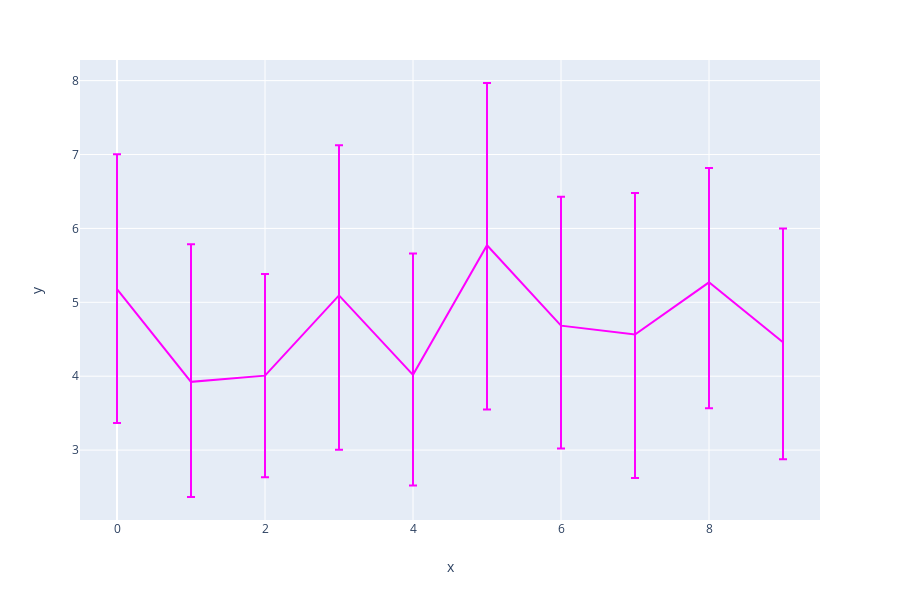

The notebook cell saved with this chart:
### Markdown cell above
### 3. A single pointplot in `plotly_express` calculating confidence interval using bootstrap

### Code cell
import plotly_express as px
from multiprocessing import Process, Manager

def px_pointlot(data, x=None, y=None, n_boot=1000, ci=95, **kwargs):
    print(kwargs)
    def f(d, n_boot, ci, key, val):
        p = 50 - ci / 2, 50 + ci / 2
        boot = np.sort([np.mean(np.random.choice(val, size=len(val))) for _ in range(n_boot)])
        b_mean = boot.mean()
        ci_vals = np.percentile(boot, p)
        err_min = abs(b_mean - ci_vals[0])
        err_max = abs(b_mean - ci_vals[1])
        d[key] = (b_mean, err_min, err_max)

    manager = Manager()
    my_dict = {k: data.iloc[val, :][y].values for k,val in data.groupby([x]).groups.items()}
    d = manager.dict()
    job = [Process(target=f, args=(d, n_boot, ci, k, v)) for k, v in my_dict.items()]
    _ = [p.start() for p in job]
    _ = [p.join() for p in job]
    sort_keys = sorted(d.keys())
    new_df  = pd.DataFrame({x: sort_keys,
                            y: [d[key][0] for key in sort_keys],
                            "err_min": [d[key][1] for key in sort_keys],
                            "err_max": [d[key][2] for key in sort_keys]})
    return px.line(new_df, x=x, y=y, error_y="err_max", error_y_minus="err_min", **kwargs)

px_pointlot(df_ci, x="x", y="y", color_discrete_sequence=["magenta"])

### Figure 1 — Plotly figure (JSON) as saved in the notebook; plotly's stock layout.template omitted (floating-point values rounded to 4 significant figures)
{"data": [{"error_y": {"array": [1.825, 1.861, 1.377, 2.034, 1.642, 2.195, 1.743, 1.915, 1.549, 1.54], "arrayminus": [1.812, 1.558, 1.374, 2.088, 1.498, 2.222, 1.663, 1.94, 1.704, 1.584]}, "hovertemplate": "x=%{x}<br>y=%{y}<extra></extra>", "legendgroup": "", "line": {"color": "magenta", "dash": "solid"}, "mode": "lines", "name": " ", "showlegend": false, "type": "scatter", "uid": "e1912a23-d0e5-43f5-ae8c-1221afd8675d", "x": [0, 1, 2, 3, 4, 5, 6, 7, 8, 9], "xaxis": "x", "y": [5.179, 3.923, 4.008, 5.093, 4.018, 5.773, 4.684, 4.564, 5.27, 4.459], "yaxis": "y"}], "layout": {"grid": {"xaxes": ["x"], "xgap": 0.1, "xside": "bottom", "yaxes": ["y"], "ygap": 0.1, "yside": "left"}, "height": 600, "legend": {"tracegroupgap": 0}, "margin": {"t": 60}, "xaxis": {"title": {"text": "x"}}, "yaxis": {"title": {"text": "y"}}}}
